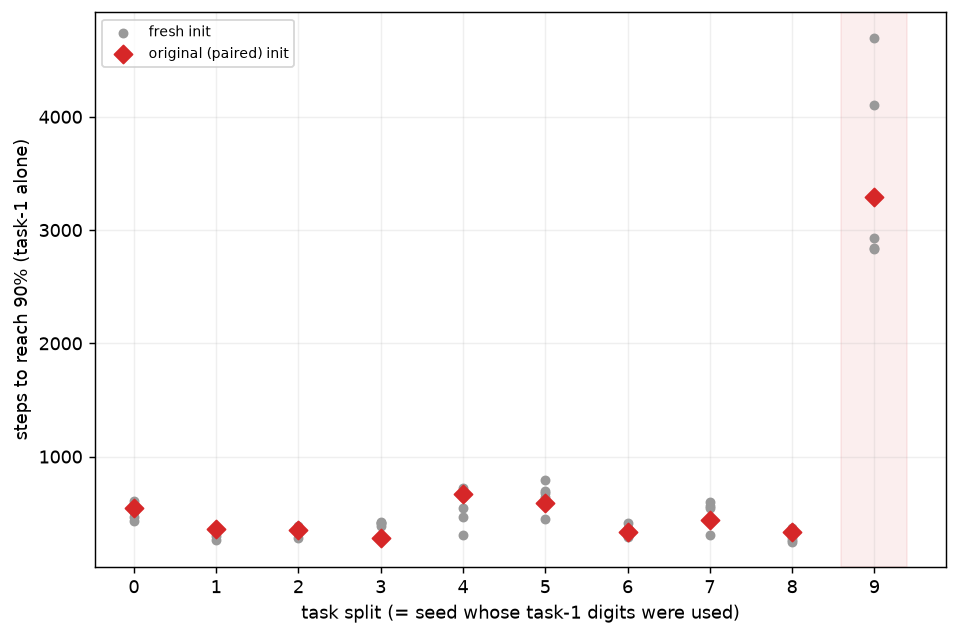

Write Python code to recreate this figure.
"""For each seed's task-1 digit split, is being slow to reach 90% a property of the digit set
itself, or of that seed's own particular weight initialisation?

Report series 2, decade 300, third script. Follows directly from discussing 300's Class-IL
outlier (seed 9, final=32.3%): its task-1 phase took 3,290 steps against everyone else's
280-670, in BOTH scenarios (task splits are scenario-independent, `Protocol.tasks(seed)` doesn't
read scenario at all), which rules out task-2 interaction as the cause -- something makes THIS
DIGIT SET slow before task-2 ever starts. But `build(proto, method, seed)` and the split
(`proto.tasks(seed)`) share one seed value in every other script, so "this digit set is hard"
and "this seed's init happened to be unusual" are confounded in 300's own data and cannot be
told apart there.

This decouples them directly: train task-1 ALONE (no task-2 at all -- a single-element tasks
list passed straight to run_classil, so the stopping definition is identical to 300's own
switch0) on each of the 10 splits, under 5 FRESH init seeds unrelated to the split's own seed,
plus the split's own ORIGINAL (paired) seed for comparison. If split 9 is slow under the fresh
inits too, the digit set itself is hard. If only its own original init is slow while fresh inits
on the same split look ordinary, the init was the confound.

Uses Class-IL's 10-unit output structure arbitrarily (a task-1-alone run has no second task to
share units with, so scenario only affects 5 idle, never-trained output units -- `active`
restricts gradient to task-1's own 5 units either way, so this shouldn't bias the comparison).

One figure: x = split index (0-9), y = steps to reach 90%. 5 fresh-init draws per split (small
grey dots) plus the split's own paired-seed result (red diamond) at each x position.
"""
import sys
import time
from pathlib import Path

ROOT = Path(__file__).resolve().parents[1]
sys.path.insert(0, str(ROOT))

import yaml
import numpy as np
import matplotlib.pyplot as plt

from src.protocol import PROTOCOL, replace, load, build, figure_path as _figure_path, \
    array_path as _array_path
from src.runner import run_classil

SMOKE = "--smoke" in sys.argv
REPLOT = "--replot" in sys.argv

OUTLIER_SEED = 9
FRESH_SEED_BASE = 1000     # fresh init seeds are FRESH_SEED_BASE + split*10 + k -- outside 0-9


def _tag(suffix=""):
    return (suffix + "_SMOKE").lstrip("_") if SMOKE else suffix


def figure_path():
    return _figure_path(__file__, _tag())


def array_path():
    return _array_path(__file__, _tag())


with open(Path(__file__).parent / "config_300.yaml") as f:
    CFG = yaml.safe_load(f)

if SMOKE:
    SEEDS, N_FRESH, MAX_ITERS = 3, 2, 200
    print("--smoke: tiny budget, results are NOT meaningful\n")
else:
    SEEDS, N_FRESH = 10, 5
    MAX_ITERS = CFG["training"]["max_iters_per_task"]

METHOD = "backprop"
BASE_PROTOCOL = replace(
    PROTOCOL,
    img_size=CFG["data"]["img_size"], n_tasks=CFG["data"]["n_tasks"],
    classes_per_task=CFG["data"]["classes_per_task"], fashion=CFG["data"]["fashion"],
    hidden=CFG["architecture"]["hidden"], n_layers=CFG["architecture"]["n_layers"],
    act=CFG["architecture"]["activation"], bias=CFG["architecture"]["bias"],
    init=CFG["architecture"]["init"],
    loss=CFG["output_layer"]["loss"], target=CFG["output_layer"]["target"],
    mask=CFG["output_layer"]["mask"], reduction=CFG["output_layer"]["reduction"],
    optimizer=CFG["training"]["optimizer"], batch=CFG["training"]["batch_size"],
    lr={METHOD: CFG["training"]["learning_rate"][METHOD]},
    stop_threshold=CFG["training"]["stop_threshold"],
    stop_patience=CFG["training"]["stop_patience"],
    max_iters_per_task=MAX_ITERS, seeds=SEEDS,
    eval_per_class=CFG["evaluation"]["eval_per_class"], eval_every=CFG["evaluation"]["eval_every"],
    device=CFG["evaluation"]["device"],
    scenario="class_il",
)


def steps_to_threshold(proto, task1, init_seed, data):
    train_step, predict = build(proto, METHOD, init_seed)
    out = run_classil(
        train_step, predict, [task1], data.train, data.class_idx,
        report_eval=data.report_eval, stop_eval=data.stop_eval,
        max_iters_per_task=proto.max_iters_per_task, batch=proto.batch,
        eval_every=proto.eval_every, device=proto.device,
        stop_threshold=proto.stop_threshold, stop_patience=proto.stop_patience,
        data_seed=init_seed,
    )
    return out["switches"][0], out["reached"][0]


if REPLOT and Path(array_path()).exists():
    z = np.load(array_path(), allow_pickle=True)
    paired_steps, fresh_steps = z["paired_steps"], z["fresh_steps"]
    print(f"--replot: redrawing from {array_path()}, no training\n")
else:
    data = load(BASE_PROTOCOL)
    paired_steps = np.full(SEEDS, np.nan)
    fresh_steps = np.full((SEEDS, N_FRESH), np.nan)
    t0 = time.perf_counter()
    for split in range(SEEDS):
        task1 = BASE_PROTOCOL.tasks(split)[0]

        s, reached = steps_to_threshold(BASE_PROTOCOL, task1, split, data)
        paired_steps[split] = s
        if not reached:
            print(f"  WARNING: split {split} paired seed: hit the cap")

        for k in range(N_FRESH):
            fresh_seed = FRESH_SEED_BASE + split * 10 + k
            s, reached = steps_to_threshold(BASE_PROTOCOL, task1, fresh_seed, data)
            fresh_steps[split, k] = s
            if not reached:
                print(f"  WARNING: split {split} fresh seed {k}: hit the cap")
        print(f"  split {split}   done   [{time.perf_counter() - t0:5.0f}s]")

# ---------------------------------------------------------------- figure
fig, ax = plt.subplots(figsize=(7.5, 5))
xpos = np.arange(SEEDS)
for split in range(SEEDS):
    ax.scatter([xpos[split]] * fresh_steps.shape[1], fresh_steps[split], color="0.6", s=20,
              zorder=3, label="fresh init" if split == 0 else None)
ax.scatter(xpos, paired_steps, marker="D", color="tab:red", s=50, zorder=4,
          label="original (paired) init")
if OUTLIER_SEED < SEEDS:
    ax.axvspan(OUTLIER_SEED - 0.4, OUTLIER_SEED + 0.4, color="tab:red", alpha=0.08)
ax.set_xticks(xpos)
ax.set_xlabel("task split (= seed whose task-1 digits were used)")
ax.set_ylabel("steps to reach 90% (task-1 alone)")
ax.legend(fontsize=8, loc="upper left")
ax.grid(alpha=0.2)
fig.tight_layout()

fig.savefig(figure_path(), dpi=130, bbox_inches="tight")
print(f"saved {figure_path()}")

np.savez(array_path(), paired_steps=paired_steps, fresh_steps=fresh_steps)
print(f"saved {array_path()}")
